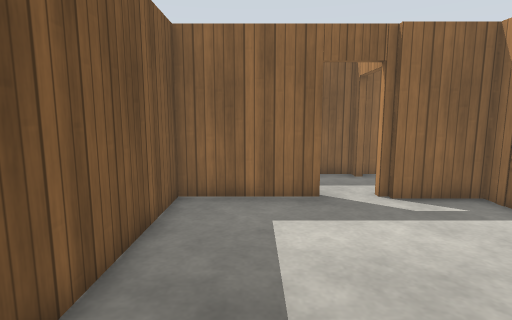
[1] (above)

16 first-person views from a walk through a world built for the Gazebo simulator. The camera is 1.2 m above the floor, tilts 8° down and sees 80° across. The floor is counted in squares, 0.5 m on a side. Each view is taken from the middle of a square. On the plan, view 1 faces up. The plan holds only what a view shows up to about 18 squares ahead; the rest is blank. The place goes on beyond the plan. Simple patterns stand in for the simulator's built-in surfaces.

[2]
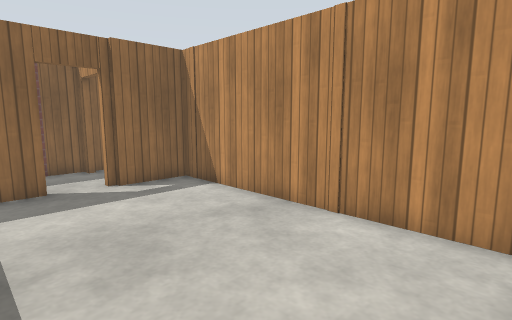

[3]
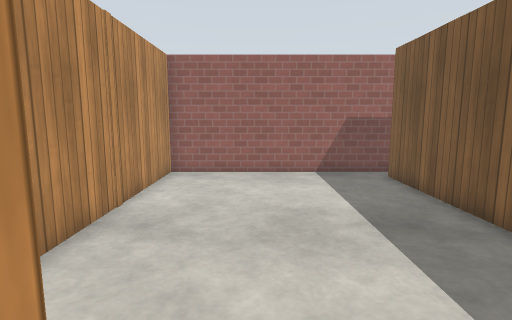

[4]
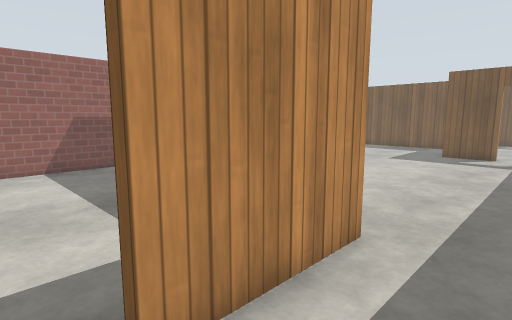

[5]
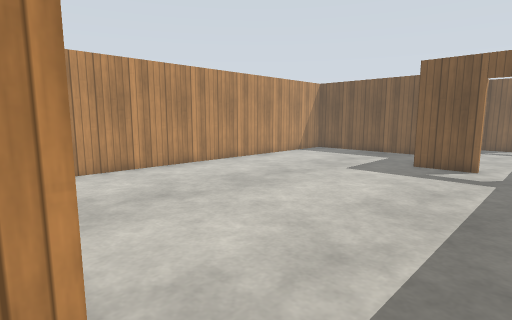

[6]
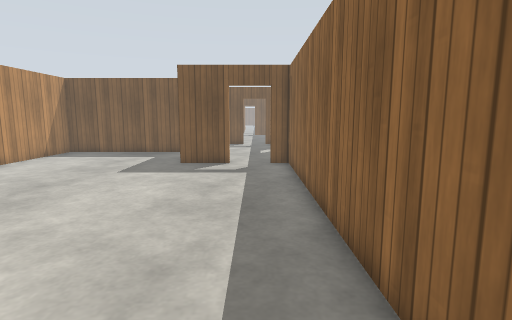

[7]
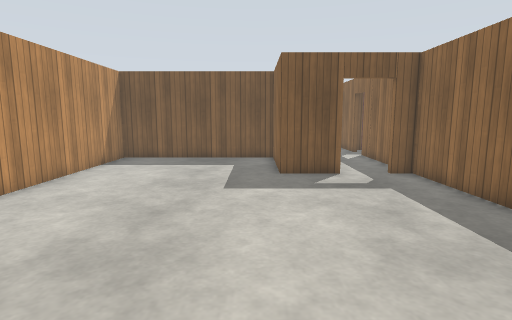

[8]
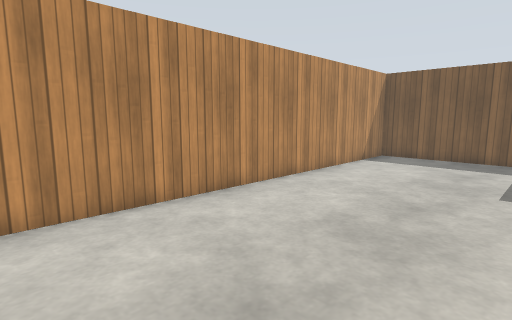

[9]
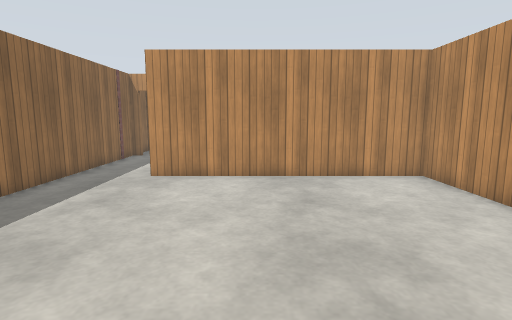

[10]
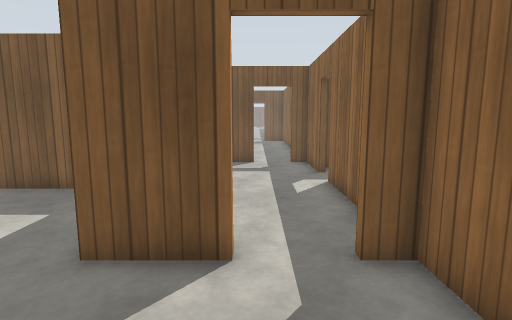

[11]
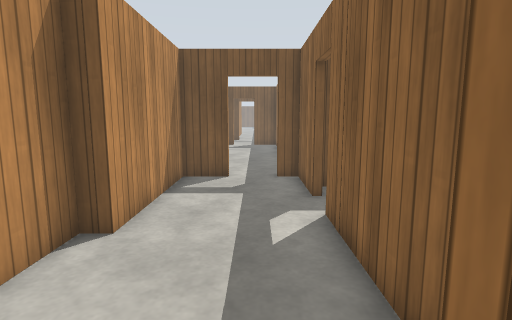

[12]
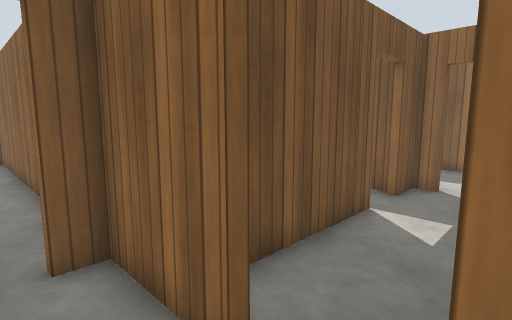

[13]
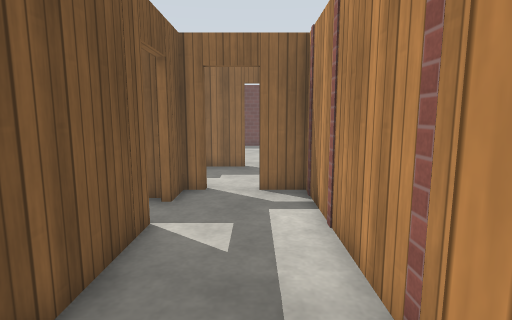

[14]
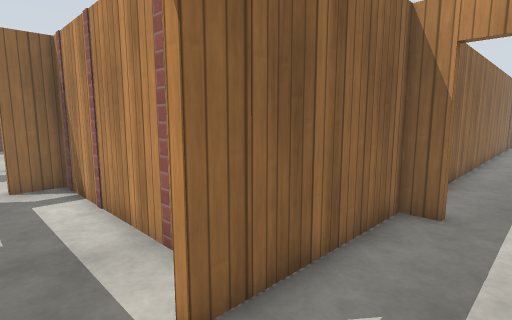

[15]
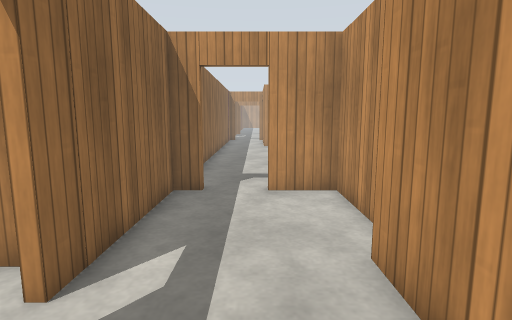

[16]
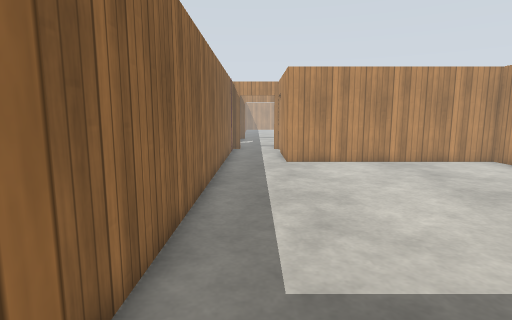

### Floor plan
Ten units are one square. View 1 is at (0, 0); x grows to the right and y downward. Boxes are objects, and circles mark ways between rooms. Rooms are numbered by the first view taken in them; rooms with no view inside come last. Other rooms are left out.
<svg viewBox="-297 -225 369 263">
<path fill="none" stroke="#000" d="M20 -90 -24 -90 -24 23M41 -90 36 -90M-29 33 67 33 67 -88 40 -88M-179 -96 -179 -70 -227 -70M-231 -71 -231 19 -27 19 -27 -93 20 -93M40 -121 40 -127 -179 -127 -179 -118M-261 -127 -292 -127 -292 -118M-182 -118 -182 -127 -243 -127M-292 -100 -292 -80 -231 -80 -231 -73 -182 -73 -182 -96M-274 -188 -274 -133M-274 -219 -274 -204M-233 -137 -233 -219 -250 -219"/>
<circle cx="25" cy="-90" r="3" fill="#2a7"/>
<circle cx="-180" cy="-105" r="3" fill="#2a7"/>
<circle cx="-255" cy="-130" r="3" fill="#2a7"/>
<text x="20" y="-30">1</text>
<text x="-110" y="-50">2</text>
<text x="-230" y="-100">3</text>
<text x="-250" y="-180">4</text>
</svg>
Room 1 opens to room 2. Room 2 opens to room 3. Room 3 opens to room 4.

Where each view was taken, in squares from view 1:
view 1: 0 up, 0 right, facing up
view 2: 2 down, 0 right, facing up-right
view 3: 10 up, 3 right, facing down
view 4: 12 up, 3 right, facing down-left
view 5: 12 up, 2 left, facing down-left
view 6: 11 up, 2 left, facing left
view 7: 6 up, 5 left, facing left
view 8: 6 up, 4 left, facing down-left
view 9: 5 up, 15 left, facing right
view 10: 10 up, 13 left, facing left
view 11: 11 up, 17 left, facing left
view 12: 11 up, 24 left, facing up-left
view 13: 12 up, 25 left, facing up
view 14: 10 up, 26 left, facing up-right
view 15: 10 up, 28 left, facing right
view 16: 11 up, 19 left, facing right
